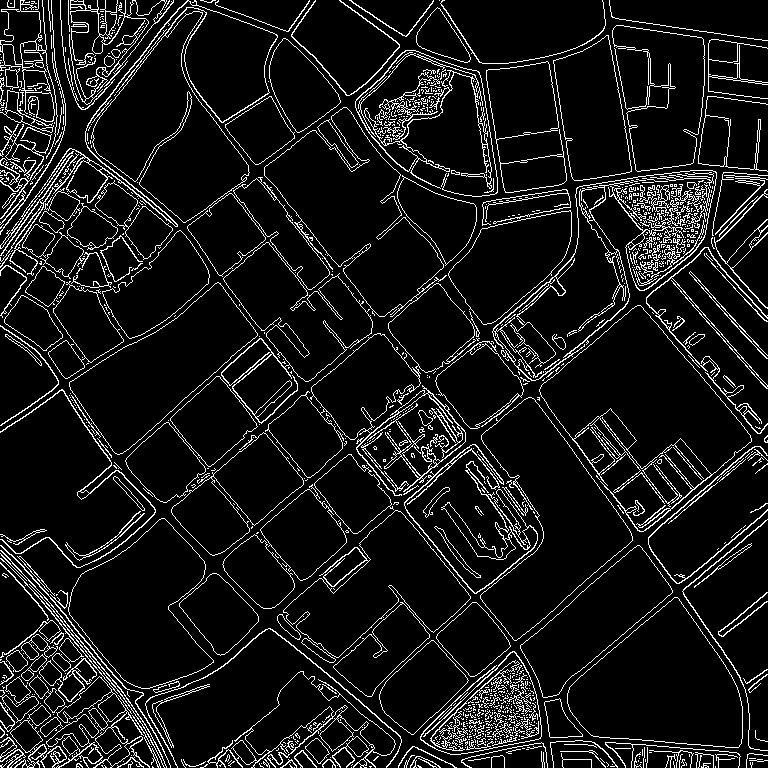
#> input picture monochrome_traced_image.jpg, 768 x 768 px
$ python Edge_Detection.py
#> lines starting #> are read from the running program, lines starting #| are printed output that depends on the picture; after the words box and inside, x2 and y2 are one past the last pixel; in counts of white or black regions, pixels touching at a corner belong together
import cv2
import numpy as np

# Read the input image
img = cv2.imread('monochrome_traced_image.jpg')
#> img is the input picture: shape (768, 768, 3); min 0, max 255, mean 23.3
gray = cv2.cvtColor(img, cv2.COLOR_BGR2GRAY)

# Harris Corner Detection
dst = cv2.cornerHarris(gray, blockSize=2, ksize=3, k=0.04)
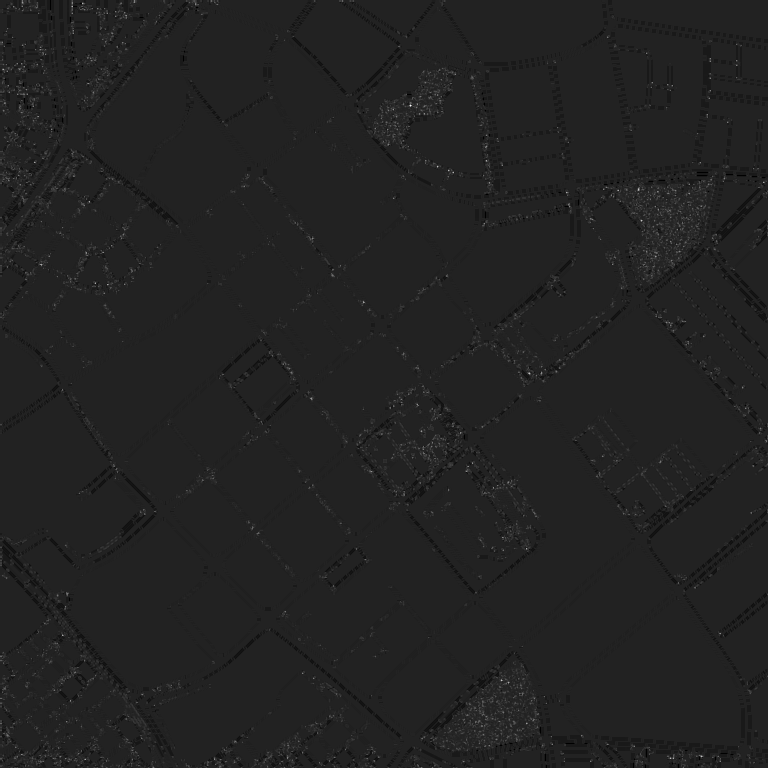
#> dst: shape (768, 768) float32; min -0.04, max 0.257, mean 0.00017; drawn with min black and max white

# Threshold for an optimal value, it may vary depending on the image.
img[dst > 0.01 * dst.max()] = [0, 0, 255]  # Mark detected corners in red
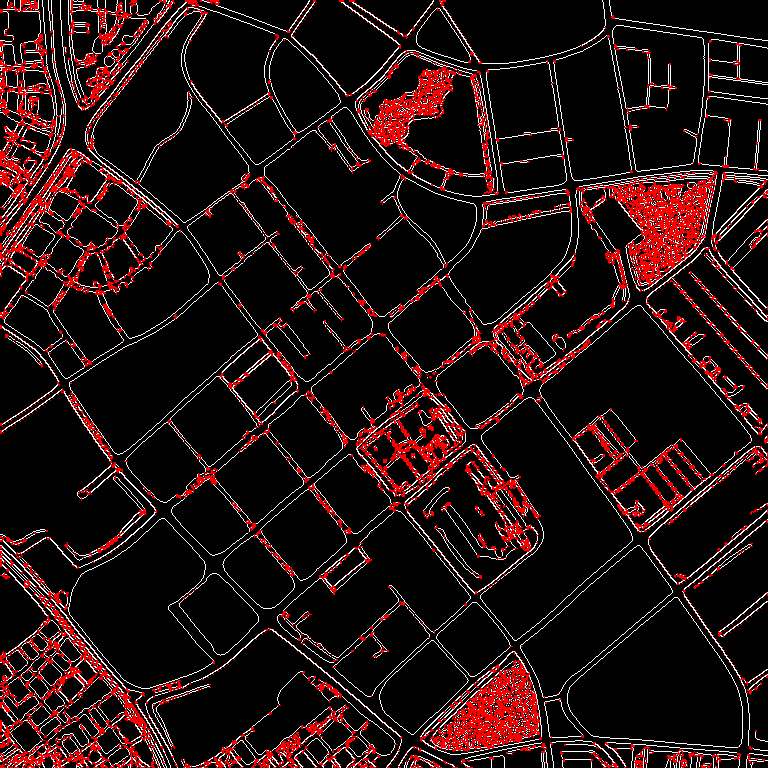
#> img: shape (768, 768, 3); 7.57% of pixels changed, all inside (x1, y1, x2, y2) = (0, 0, 768, 768)

# Display the results
cv2.imshow('Original Image', img)
cv2.waitKey(0)
cv2.destroyAllWindows()
